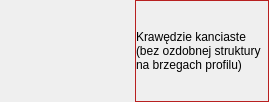
    <widget class="QWidget" name="scrollAreaWidgetContents_5">
     <property name="geometry">
      <rect>
       <x>0</x>
       <y>0</y>
       <width>269</width>
       <height>102</height>
      </rect>
     </property>
     <layout class="QGridLayout" name="gridLayout_18">
      <property name="leftMargin">
       <number>0</number>
      </property>
      <property name="topMargin">
       <number>0</number>
      </property>
      <property name="rightMargin">
       <number>0</number>
      </property>
      <property name="bottomMargin">
       <number>0</number>
      </property>
      <property name="horizontalSpacing">
       <number>0</number>
      </property>
      <item row="0" column="0">
       <layout class="QHBoxLayout" name="horizontalLayout">
        <property name="spacing">
         <number>0</number>
        </property>
        <item>
         <widget class="ClickableImage" name="AngularEndingImage">
          <property name="sizePolicy">
           <sizepolicy hsizetype="Preferred" vsizetype="Expanding">
            <horstretch>0</horstretch>
            <verstretch>0</verstretch>
           </sizepolicy>
          </property>
          <property name="text">
           <string/>
          </property>
          <property name="pixmap">
           <pixmap resource="images.qrc">:/images/krawedzie_kanciaste_elastyczna_deska.jpg</pixmap>
          </property>
         </widget>
        </item>
        <item>
         <widget class="QFrame" name="frame_6">
          <property name="palette">
           <palette>
            <active>
             <colorrole role="WindowText">
              <brush brushstyle="SolidPattern">
               <color alpha="255">
                <red>0</red>
                <green>0</green>
                <blue>0</blue>
               </color>
              </brush>
             </colorrole>
             <colorrole role="Button">
              <brush brushstyle="SolidPattern">
               <color alpha="255">
                <red>239</red>
                <green>41</green>
                <blue>41</blue>
               </color>
              </brush>
             </colorrole>
             <colorrole role="Light">
              <brush brushstyle="SolidPattern">
               <color alpha="255">
                <red>255</red>
                <green>147</green>
                <blue>147</blue>
               </color>
              </brush>
             </colorrole>
             <colorrole role="Midlight">
              <brush brushstyle="SolidPattern">
               <color alpha="255">
                <red>247</red>
                <green>94</green>
                <blue>94</blue>
               </color>
              </brush>
             </colorrole>
             <colorrole role="Dark">
              <brush brushstyle="SolidPattern">
               <color alpha="255">
                <red>119</red>
                <green>20</green>
                <blue>20</blue>
               </color>
              </brush>
             </colorrole>
             <colorrole role="Mid">
              <brush brushstyle="SolidPattern">
               <color alpha="255">
                <red>159</red>
                <green>27</green>
                <blue>27</blue>
               </color>
              </brush>
             </colorrole>
             <colorrole role="Text">
              <brush brushstyle="SolidPattern">
               <color alpha="255">
                <red>0</red>
                <green>0</green>
                <blue>0</blue>
               </color>
              </brush>
             </colorrole>
             <colorrole role="BrightText">
              <brush brushstyle="SolidPattern">
               <color alpha="255">
                <red>255</red>
                <green>255</green>
                <blue>255</blue>
               </color>
              </brush>
             </colorrole>
             <colorrole role="ButtonText">
              <brush brushstyle="SolidPattern">
               <color alpha="255">
                <red>0</red>
                <green>0</green>
                <blue>0</blue>
               </color>
              </brush>
             </colorrole>
             <colorrole role="Base">
              <brush brushstyle="SolidPattern">
               <color alpha="255">
                <red>255</red>
                <green>255</green>
                <blue>255</blue>
               </color>
              </brush>
             </colorrole>
             <colorrole role="Window">
              <brush brushstyle="SolidPattern">
               <color alpha="255">
                <red>239</red>
                <green>41</green>
                <blue>41</blue>
               </color>
              </brush>
             </colorrole>
             <colorrole role="Shadow">
              <brush brushstyle="SolidPattern">
               <color alpha="255">
                <red>0</red>
                <green>0</green>
                <blue>0</blue>
               </color>
              </brush>
             </colorrole>
             <colorrole role="AlternateBase">
              <brush brushstyle="SolidPattern">
               <color alpha="255">
                <red>247</red>
                <green>148</green>
                <blue>148</blue>
               </color>
              </brush>
             </colorrole>
             <colorrole role="ToolTipBase">
              <brush brushstyle="SolidPattern">
               <color alpha="255">
                <red>255</red>
                <green>255</green>
                <blue>220</blue>
               </color>
              </brush>
             </colorrole>
             <colorrole role="ToolTipText">
              <brush brushstyle="SolidPattern">
               <color alpha="255">
                <red>0</red>
                <green>0</green>
                <blue>0</blue>
               </color>
              </brush>
             </colorrole>
            </active>
            <inactive>
             <colorrole role="WindowText">
              <brush brushstyle="SolidPattern">
               <color alpha="255">
                <red>0</red>
                <green>0</green>
                <blue>0</blue>
               </color>
              </brush>
             </colorrole>
             <colorrole role="Button">
              <brush brushstyle="SolidPattern">
               <color alpha="255">
                <red>239</red>
                <green>41</green>
                <blue>41</blue>
               </color>
              </brush>
             </colorrole>
             <colorrole role="Light">
              <brush brushstyle="SolidPattern">
               <color alpha="255">
                <red>255</red>
                <green>147</green>
                <blue>147</blue>
               </color>
              </brush>
             </colorrole>
             <colorrole role="Midlight">
              <brush brushstyle="SolidPattern">
               <color alpha="255">
                <red>247</red>
                <green>94</green>
                <blue>94</blue>
               </color>
              </brush>
             </colorrole>
             <colorrole role="Dark">
              <brush brushstyle="SolidPattern">
               <color alpha="255">
                <red>119</red>
                <green>20</green>
                <blue>20</blue>
               </color>
              </brush>
             </colorrole>
             <colorrole role="Mid">
              <brush brushstyle="SolidPattern">
               <color alpha="255">
                <red>159</red>
                <green>27</green>
                <blue>27</blue>
               </color>
              </brush>
             </colorrole>
             <colorrole role="Text">
              <brush brushstyle="SolidPattern">
               <color alpha="255">
                <red>0</red>
                <green>0</green>
                <blue>0</blue>
               </color>
              </brush>
             </colorrole>
             <colorrole role="BrightText">
              <brush brushstyle="SolidPattern">
               <color alpha="255">
                <red>255</red>
                <green>255</green>
                <blue>255</blue>
               </color>
              </brush>
             </colorrole>
             <colorrole role="ButtonText">
              <brush brushstyle="SolidPattern">
               <color alpha="255">
                <red>0</red>
                <green>0</green>
                <blue>0</blue>
               </color>
              </brush>
             </colorrole>
             <colorrole role="Base">
              <brush brushstyle="SolidPattern">
               <color alpha="255">
                <red>255</red>
                <green>255</green>
                <blue>255</blue>
               </color>
              </brush>
             </colorrole>
             <colorrole role="Window">
              <brush brushstyle="SolidPattern">
               <color alpha="255">
                <red>239</red>
                <green>41</green>
                <blue>41</blue>
               </color>
              </brush>
             </colorrole>
             <colorrole role="Shadow">
              <brush brushstyle="SolidPattern">
               <color alpha="255">
                <red>0</red>
                <green>0</green>
                <blue>0</blue>
               </color>
              </brush>
             </colorrole>
             <colorrole role="AlternateBase">
              <brush brushstyle="SolidPattern">
               <color alpha="255">
                <red>247</red>
                <green>148</green>
                <blue>148</blue>
               </color>
              </brush>
             </colorrole>
             <colorrole role="ToolTipBase">
              <brush brushstyle="SolidPattern">
               <color alpha="255">
                <red>255</red>
                <green>255</green>
                <blue>220</blue>
               </color>
              </brush>
             </colorrole>
             <colorrole role="ToolTipText">
              <brush brushstyle="SolidPattern">
               <color alpha="255">
                <red>0</red>
                <green>0</green>
                <blue>0</blue>
               </color>
              </brush>
             </colorrole>
            </inactive>
            <disabled>
             <colorrole role="WindowText">
              <brush brushstyle="SolidPattern">
               <color alpha="255">
                <red>119</red>
                <green>20</green>
                <blue>20</blue>
               </color>
              </brush>
             </colorrole>
             <colorrole role="Button">
              <brush brushstyle="SolidPattern">
               <color alpha="255">
                <red>239</red>
                <green>41</green>
                <blue>41</blue>
               </color>
              </brush>
             </colorrole>
             <colorrole role="Light">
              <brush brushstyle="SolidPattern">
               <color alpha="255">
                <red>255</red>
                <green>147</green>
                <blue>147</blue>
               </color>
              </brush>
             </colorrole>
             <colorrole role="Midlight">
              <brush brushstyle="SolidPattern">
               <color alpha="255">
                <red>247</red>
                <green>94</green>
                <blue>94</blue>
               </color>
              </brush>
             </colorrole>
             <colorrole role="Dark">
              <brush brushstyle="SolidPattern">
               <color alpha="255">
                <red>119</red>
                <green>20</green>
                <blue>20</blue>
               </color>
              </brush>
             </colorrole>
             <colorrole role="Mid">
              <brush brushstyle="SolidPattern">
               <color alpha="255">
                <red>159</red>
                <green>27</green>
                <blue>27</blue>
               </color>
              </brush>
             </colorrole>
             <colorrole role="Text">
              <brush brushstyle="SolidPattern">
               <color alpha="255">
                <red>119</red>
                <green>20</green>
                <blue>20</blue>
               </color>
              </brush>
             </colorrole>
             <colorrole role="BrightText">
              <brush brushstyle="SolidPattern">
               <color alpha="255">
                <red>255</red>
                <green>255</green>
                <blue>255</blue>
               </color>
              </brush>
             </colorrole>
             <colorrole role="ButtonText">
              <brush brushstyle="SolidPattern">
               <color alpha="255">
                <red>119</red>
                <green>20</green>
                <blue>20</blue>
               </color>
              </brush>
             </colorrole>
             <colorrole role="Base">
              <brush brushstyle="SolidPattern">
               <color alpha="255">
                <red>239</red>
                <green>41</green>
                <blue>41</blue>
               </color>
              </brush>
             </colorrole>
             <colorrole role="Window">
              <brush brushstyle="SolidPattern">
               <color alpha="255">
                <red>239</red>
                <green>41</green>
                <blue>41</blue>
               </color>
              </brush>
             </colorrole>
             <colorrole role="Shadow">
              <brush brushstyle="SolidPattern">
               <color alpha="255">
                <red>0</red>
                <green>0</green>
                <blue>0</blue>
               </color>
              </brush>
             </colorrole>
             <colorrole role="AlternateBase">
              <brush brushstyle="SolidPattern">
               <color alpha="255">
                <red>239</red>
                <green>41</green>
                <blue>41</blue>
               </color>
              </brush>
             </colorrole>
             <colorrole role="ToolTipBase">
              <brush brushstyle="SolidPattern">
               <color alpha="255">
                <red>255</red>
                <green>255</green>
                <blue>220</blue>
               </color>
              </brush>
             </colorrole>
             <colorrole role="ToolTipText">
              <brush brushstyle="SolidPattern">
               <color alpha="255">
                <red>0</red>
                <green>0</green>
                <blue>0</blue>
               </color>
              </brush>
             </colorrole>
            </disabled>
           </palette>
          </property>
          <property name="frameShape">
           <enum>QFrame::StyledPanel</enum>
          </property>
          <property name="frameShadow">
           <enum>QFrame::Raised</enum>
          </property>
          <layout class="QGridLayout" name="gridLayout_22">
           <property name="leftMargin">
            <number>0</number>
           </property>
           <property name="topMargin">
            <number>0</number>
           </property>
           <property name="rightMargin">
            <number>0</number>
           </property>
           <property name="bottomMargin">
            <number>0</number>
           </property>
           <item row="0" column="0">
            <layout class="QVBoxLayout" name="verticalLayout_62">
             <property name="spacing">
              <number>0</number>
             </property>
             <item>
              <widget class="QLabel" name="label_48">
               <property name="sizePolicy">
                <sizepolicy hsizetype="Preferred" vsizetype="Fixed">
                 <horstretch>0</horstretch>
                 <verstretch>0</verstretch>
                </sizepolicy>
               </property>
               <property name="palette">
                <palette>
                 <active>
                  <colorrole role="WindowText">
                   <brush brushstyle="SolidPattern">
                    <color alpha="255">
                     <red>0</red>
                     <green>0</green>
                     <blue>0</blue>
                    </color>
                   </brush>
                  </colorrole>
                  <colorrole role="Button">
                   <brush brushstyle="SolidPattern">
                    <color alpha="255">
                     <red>255</red>
                     <green>240</green>
                     <blue>215</blue>
                    </color>
                   </brush>
                  </colorrole>
                  <colorrole role="Light">
                   <brush brushstyle="SolidPattern">
                    <color alpha="255">
                     <red>255</red>
                     <green>255</green>
                     <blue>255</blue>
                    </color>
                   </brush>
                  </colorrole>
                  <colorrole role="Midlight">
                   <brush brushstyle="SolidPattern">
                    <color alpha="255">
                     <red>255</red>
                     <green>247</green>
                     <blue>235</blue>
                    </color>
                   </brush>
                  </colorrole>
                  <colorrole role="Dark">
                   <brush brushstyle="SolidPattern">
                    <color alpha="255">
                     <red>127</red>
                     <green>120</green>
                     <blue>107</blue>
                    </color>
                   </brush>
                  </colorrole>
                  <colorrole role="Mid">
                   <brush brushstyle="SolidPattern">
                    <color alpha="255">
                     <red>170</red>
                     <green>160</green>
                     <blue>143</blue>
                    </color>
                   </brush>
                  </colorrole>
                  <colorrole role="Text">
                   <brush brushstyle="SolidPattern">
                    <color alpha="255">
                     <red>0</red>
                     <green>0</green>
                     <blue>0</blue>
                    </color>
                   </brush>
                  </colorrole>
                  <colorrole role="BrightText">
                   <brush brushstyle="SolidPattern">
                    <color alpha="255">
                     <red>255</red>
                     <green>255</green>
                     <blue>255</blue>
                    </color>
                   </brush>
                  </colorrole>
                  <colorrole role="ButtonText">
                   <brush brushstyle="SolidPattern">
                    <color alpha="255">
                     <red>0</red>
                     <green>0</green>
                     <blue>0</blue>
                    </color>
                   </brush>
                  </colorrole>
                  <colorrole role="Base">
                   <brush brushstyle="SolidPattern">
                    <color alpha="255">
                     <red>255</red>
                     <green>255</green>
                     <blue>255</blue>
                    </color>
                   </brush>
                  </colorrole>
                  <colorrole role="Window">
                   <brush brushstyle="SolidPattern">
                    <color alpha="255">
                     <red>255</red>
                     <green>240</green>
                     <blue>215</blue>
                    </color>
                   </brush>
                  </colorrole>
                  <colorrole role="Shadow">
                   <brush brushstyle="SolidPattern">
                    <color alpha="255">
                     <red>0</red>
                     <green>0</green>
                     <blue>0</blue>
                    </color>
                   </brush>
                  </colorrole>
                  <colorrole role="AlternateBase">
                   <brush brushstyle="SolidPattern">
                    <color alpha="255">
                     <red>255</red>
                     <green>247</green>
                     <blue>235</blue>
                    </color>
                   </brush>
                  </colorrole>
                  <colorrole role="ToolTipBase">
                   <brush brushstyle="SolidPattern">
                    <color alpha="255">
                     <red>255</red>
                     <green>255</green>
                     <blue>220</blue>
                    </color>
                   </brush>
                  </colorrole>
                  <colorrole role="ToolTipText">
                   <brush brushstyle="SolidPattern">
                    <color alpha="255">
                     <red>0</red>
                     <green>0</green>
                     <blue>0</blue>
                    </color>
                   </brush>
                  </colorrole>
                 </active>
                 <inactive>
                  <colorrole role="WindowText">
                   <brush brushstyle="SolidPattern">
                    <color alpha="255">
                     <red>0</red>
                     <green>0</green>
                     <blue>0</blue>
                    </color>
                   </brush>
                  </colorrole>
                  <colorrole role="Button">
                   <brush brushstyle="SolidPattern">
                    <color alpha="255">
                     <red>255</red>
                     <green>240</green>
                     <blue>215</blue>
                    </color>
                   </brush>
                  </colorrole>
                  <colorrole role="Light">
                   <brush brushstyle="SolidPattern">
                    <color alpha="255">
                     <red>255</red>
                     <green>255</green>
                     <blue>255</blue>
                    </color>
                   </brush>
                  </colorrole>
                  <colorrole role="Midlight">
                   <brush brushstyle="SolidPattern">
                    <color alpha="255">
                     <red>255</red>
                     <green>247</green>
                     <blue>235</blue>
                    </color>
                   </brush>
                  </colorrole>
                  <colorrole role="Dark">
                   <brush brushstyle="SolidPattern">
                    <color alpha="255">
                     <red>127</red>
                     <green>120</green>
                     <blue>107</blue>
                    </color>
                   </brush>
                  </colorrole>
                  <colorrole role="Mid">
                   <brush brushstyle="SolidPattern">
                    <color alpha="255">
                     <red>170</red>
                     <green>160</green>
                     <blue>143</blue>
                    </color>
                   </brush>
                  </colorrole>
                  <colorrole role="Text">
                   <brush brushstyle="SolidPattern">
                    <color alpha="255">
                     <red>0</red>
                     <green>0</green>
                     <blue>0</blue>
                    </color>
                   </brush>
                  </colorrole>
                  <colorrole role="BrightText">
                   <brush brushstyle="SolidPattern">
                    <color alpha="255">
                     <red>255</red>
                     <green>255</green>
                     <blue>255</blue>
                    </color>
                   </brush>
                  </colorrole>
                  <colorrole role="ButtonText">
                   <brush brushstyle="SolidPattern">
                    <color alpha="255">
                     <red>0</red>
                     <green>0</green>
                     <blue>0</blue>
                    </color>
                   </brush>
                  </colorrole>
                  <colorrole role="Base">
                   <brush brushstyle="SolidPattern">
                    <color alpha="255">
                     <red>255</red>
                     <green>255</green>
                     <blue>255</blue>
                    </color>
                   </brush>
                  </colorrole>
                  <colorrole role="Window">
                   <brush brushstyle="SolidPattern">
                    <color alpha="255">
                     <red>255</red>
                     <green>240</green>
                     <blue>215</blue>
                    </color>
                   </brush>
                  </colorrole>
                  <colorrole role="Shadow">
                   <brush brushstyle="SolidPattern">
                    <color alpha="255">
                     <red>0</red>
                     <green>0</green>
                     <blue>0</blue>
                    </color>
                   </brush>
                  </colorrole>
                  <colorrole role="AlternateBase">
                   <brush brushstyle="SolidPattern">
                    <color alpha="255">
                     <red>255</red>
                     <green>247</green>
                     <blue>235</blue>
                    </color>
                   </brush>
                  </colorrole>
                  <colorrole role="ToolTipBase">
                   <brush brushstyle="SolidPattern">
                    <color alpha="255">
                     <red>255</red>
                     <green>255</green>
                     <blue>220</blue>
                    </color>
                   </brush>
                  </colorrole>
                  <colorrole role="ToolTipText">
                   <brush brushstyle="SolidPattern">
                    <color alpha="255">
                     <red>0</red>
                     <green>0</green>
                     <blue>0</blue>
                    </color>
                   </brush>
                  </colorrole>
                 </inactive>
                 <disabled>
                  <colorrole role="WindowText">
                   <brush brushstyle="SolidPattern">
                    <color alpha="255">
                     <red>127</red>
                     <green>120</green>
                     <blue>107</blue>
                    </color>
                   </brush>
                  </colorrole>
                  <colorrole role="Button">
                   <brush brushstyle="SolidPattern">
                    <color alpha="255">
                     <red>255</red>
                     <green>240</green>
                     <blue>215</blue>
                    </color>
                   </brush>
                  </colorrole>
                  <colorrole role="Light">
                   <brush brushstyle="SolidPattern">
                    <color alpha="255">
                     <red>255</red>
                     <green>255</green>
                     <blue>255</blue>
                    </color>
                   </brush>
                  </colorrole>
                  <colorrole role="Midlight">
                   <brush brushstyle="SolidPattern">
                    <color alpha="255">
                     <red>255</red>
                     <green>247</green>
                     <blue>235</blue>
                    </color>
                   </brush>
                  </colorrole>
                  <colorrole role="Dark">
                   <brush brushstyle="SolidPattern">
                    <color alpha="255">
                     <red>127</red>
                     <green>120</green>
                     <blue>107</blue>
                    </color>
                   </brush>
                  </colorrole>
                  <colorrole role="Mid">
                   <brush brushstyle="SolidPattern">
                    <color alpha="255">
                     <red>170</red>
                     <green>160</green>
                     <blue>143</blue>
                    </color>
                   </brush>
                  </colorrole>
                  <colorrole role="Text">
                   <brush brushstyle="SolidPattern">
                    <color alpha="255">
                     <red>127</red>
                     <green>120</green>
                     <blue>107</blue>
                    </color>
                   </brush>
                  </colorrole>
                  <colorrole role="BrightText">
                   <brush brushstyle="SolidPattern">
                    <color alpha="255">
                     <red>255</red>
                     <green>255</green>
                     <blue>255</blue>
                    </color>
                   </brush>
                  </colorrole>
                  <colorrole role="ButtonText">
                   <brush brushstyle="SolidPattern">
                    <color alpha="255">
                     <red>127</red>
                     <green>120</green>
                     <blue>107</blue>
                    </color>
                   </brush>
                  </colorrole>
                  <colorrole role="Base">
                   <brush brushstyle="SolidPattern">
                    <color alpha="255">
                     <red>255</red>
                     <green>240</green>
                     <blue>215</blue>
                    </color>
                   </brush>
                  </colorrole>
                  <colorrole role="Window">
                   <brush brushstyle="SolidPattern">
                    <color alpha="255">
                     <red>255</red>
                     <green>240</green>
                     <blue>215</blue>
                    </color>
                   </brush>
                  </colorrole>
                  <colorrole role="Shadow">
                   <brush brushstyle="SolidPattern">
                    <color alpha="255">
                     <red>0</red>
                     <green>0</green>
                     <blue>0</blue>
                    </color>
                   </brush>
                  </colorrole>
                  <colorrole role="AlternateBase">
                   <brush brushstyle="SolidPattern">
                    <color alpha="255">
                     <red>255</red>
                     <green>240</green>
                     <blue>215</blue>
                    </color>
                   </brush>
                  </colorrole>
                  <colorrole role="ToolTipBase">
                   <brush brushstyle="SolidPattern">
                    <color alpha="255">
                     <red>255</red>
                     <green>255</green>
                     <blue>220</blue>
                    </color>
                   </brush>
                  </colorrole>
                  <colorrole role="ToolTipText">
                   <brush brushstyle="SolidPattern">
                    <color alpha="255">
                     <red>0</red>
                     <green>0</green>
                     <blue>0</blue>
                    </color>
                   </brush>
                  </colorrole>
                 </disabled>
                </palette>
               </property>
               <property name="locale">
                <locale language="Polish" country="Poland"/>
               </property>
               <property name="text">
                <string>Krawędzie kanciaste</string>
               </property>
              </widget>
             </item>
             <item>
              <widget class="QLabel" name="label_49">
               <property name="sizePolicy">
                <sizepolicy hsizetype="Preferred" vsizetype="Fixed">
                 <horstretch>0</horstretch>
                 <verstretch>0</verstretch>
                </sizepolicy>
               </property>
               <property name="locale">
                <locale language="Polish" country="Poland"/>
               </property>
               <property name="text">
                <string>(bez ozdobnej struktury</string>
               </property>
              </widget>
             </item>
             <item>
              <widget class="QLabel" name="label_50">
               <property name="enabled">
                <bool>true</bool>
               </property>
               <property name="sizePolicy">
                <sizepolicy hsizetype="Preferred" vsizetype="Fixed">
                 <horstretch>0</horstretch>
                 <verstretch>0</verstretch>
                </sizepolicy>
               </property>
               <property name="locale">
                <locale language="Polish" country="Poland"/>
               </property>
               <property name="text">
                <string>na brzegach profilu)</string>
               </property>
              </widget>
             </item>
            </layout>
           </item>
          </layout>
         </widget>
        </item>
       </layout>
      </item>
     </layout>
    </widget>
